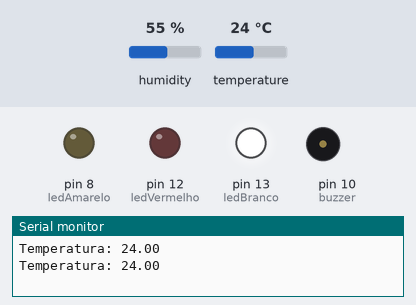
Bench run of a sketch on a simulated Arduino Uno, built with avr-gcc and run on an emulated ATmega328P. On the bench: output pins drawn as LEDs (lit = HIGH), buzzer (waves = sounding), the last lines printed to the serial monitor. The test bench sets the inputs (shaded band); at power-on: temperature 24 °C, humidity 55 %.

Above: at 4.8 s.
4.9 s: temperature set to 26 °C
7.9 s: temperature set to 29 °C
At 9.1 s:
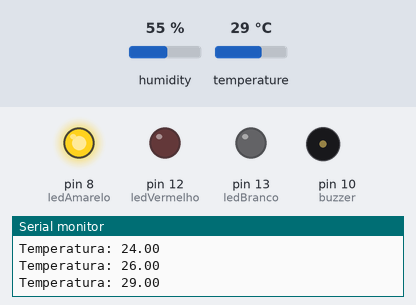
10.9 s: temperature set to 31 °C
At 12.7 s:
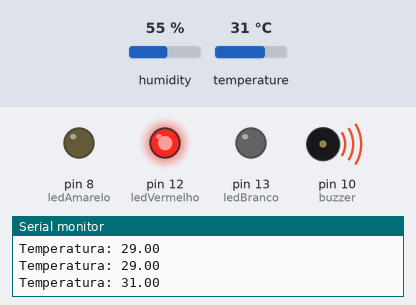
13.9 s: temperature set to 12 °C
At 15.1 s:
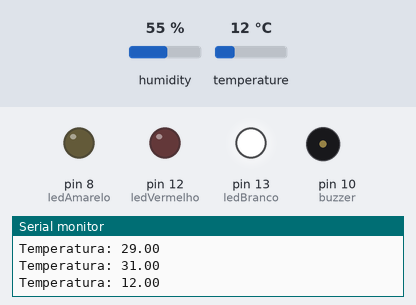
16.9 s: temperature set to 28 °C
At 18.7 s:
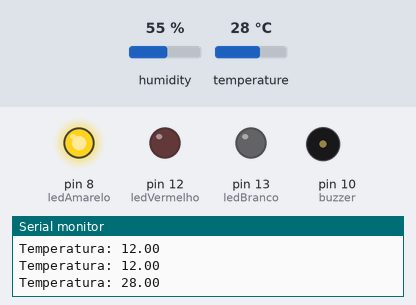
Timing chart, 0 to 20.2 s (numbered marks = the images above; inputs shaded):
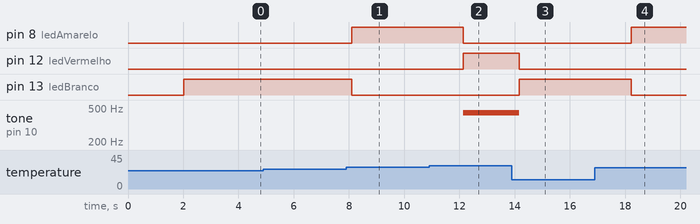

Measured:
- the behaviour switches between 27 and 28 °C on temperature (found by bisection; images 0 and 1)
- the behaviour switches between 29 and 30 °C on temperature (found by bisection; images 1 and 2)
- after the input at 7.9 s, pin 8 (ledAmarelo): LOW → HIGH after 0.20 s; pin 13 (ledBranco): HIGH → LOW after 0.20 s
- after the input at 10.9 s, pin 8 (ledAmarelo): HIGH → LOW after 1.2 s; pin 12 (ledVermelho): LOW → HIGH after 1.2 s; tone on pin 10 (buzzer): silent → 440 Hz after 1.2 s
- after the input at 13.9 s, pin 12 (ledVermelho): HIGH → LOW after 0.27 s; pin 13 (ledBranco): LOW → HIGH after 0.27 s; tone on pin 10 (buzzer): 440 Hz → silent after 0.27 s
- after the input at 16.9 s, pin 8 (ledAmarelo): LOW → HIGH after 1.3 s; pin 13 (ledBranco): HIGH → LOW after 1.3 s

The sketch:

13_alarme-temperatura-leds-som.ino
```cpp
#include <DHT.h>

#define DHTPIN 2
#define DHTTYPE DHT11

#define ledBranco 13
#define ledAmarelo 8
#define ledVermelho 12
#define buzzer 10

DHT dht(DHTPIN, DHTTYPE);

void setup() {
  pinMode(ledBranco, OUTPUT);
  pinMode(ledAmarelo, OUTPUT);
  pinMode(ledVermelho, OUTPUT);
  pinMode(buzzer, OUTPUT);
  Serial.begin(9600);
  dht.begin();
}

void loop() {
  delay(2000);
  float temperatura = dht.readTemperature();
  Serial.print("Temperatura: ");
  Serial.println(temperatura);

  if (temperatura < 28) {
    // Condição Normal: acende LED branco
    digitalWrite(ledBranco, HIGH);
    digitalWrite(ledAmarelo, LOW);
    digitalWrite(ledVermelho, LOW);
    noTone(buzzer);
  } else if (temperatura >= 28 && temperatura < 30) {
    // Condição de Atenção: acende LED amarelo
    digitalWrite(ledBranco, LOW);
    digitalWrite(ledAmarelo, HIGH);
    digitalWrite(ledVermelho, LOW);
    noTone(buzzer);
  } else {
    // Condição de Alerta: acende LED vermelho e toca o buzzer
    digitalWrite(ledBranco, LOW);
    digitalWrite(ledAmarelo, LOW);
    digitalWrite(ledVermelho, HIGH);
    tone(buzzer, 440); // Toca um som de alerta
  }
}
```
